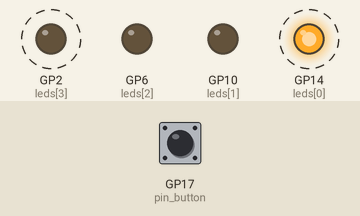
Recording of a program running on a simulated Raspberry Pi Pico running MicroPython. Shown: output pins drawn as LEDs (lit = HIGH). Dashed ring = blinking. Inputs (shaded band) come from the test bench; at power-on: GP17 (pin_button) HIGH.

Above: at 1.25 s.
1.3 s: GP17 (pin_button) pulled LOW for 0.75 s
At 1.92 s:
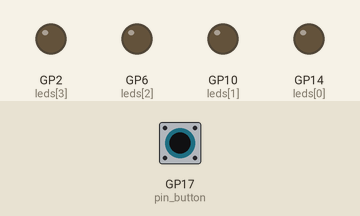
4.5 s: GP17 (pin_button) pulled LOW for 3.2 s
At 4.7 s:
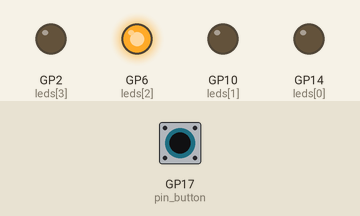
Timing chart, 0 to 15.2 s (numbered marks = the images above; inputs shaded):
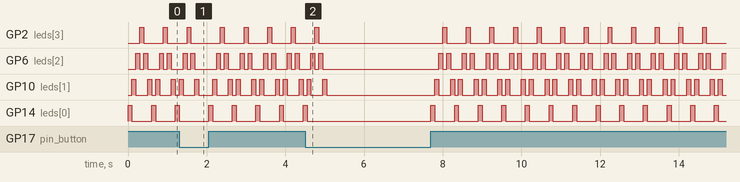

Measured:
- by itself, GP14 (leds[0]): repeats every 0.60 s: HIGH 0.10 s, LOW 0.50 s

The program:

bouncing_light.py
```python
from machine import Pin # importe dans le code la lib qui permet de gerer les Pins de sortie
import utime # importe dans le code la lib qui permet de gerer le temps

leds = [14, 10, 6, 2] # declare led gp pins
ledPins = [] # gp/led controllers

for i in leds: # create new gp/led controller for each gp/led pin
    ledPins.append(Pin(i, mode=Pin.OUT))

pin_button = Pin(17, mode=Pin.IN, pull=Pin.PULL_UP) # create gp/button controller

sleeptime = 0.1 # speed

while True:          # boucle infini
    if pin_button.value() == 1:
        for i in range(0, len(leds)):
            ledPins[i].on()
            utime.sleep(sleeptime)
            ledPins[i].off()

        for i in range(len(leds)-2, 0, -1): #reverse
            ledPins[i].on()
            utime.sleep(sleeptime)
            ledPins[i].off()

    #led.on()        allume la led
    #led.off()       eteind la led 
```
